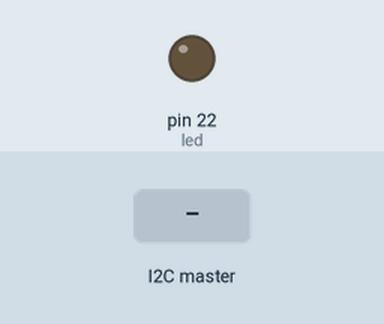
A sketch run on a simulated Arduino Mega 2560, built with avr-gcc and run on an emulated ATmega2560. Shown: output pins drawn as LEDs (lit = HIGH). Inputs (shaded band) come from the test bench.

Above: at 1.2 s.
1.3 s: the I2C master sends the byte 1
At 1.9 s:
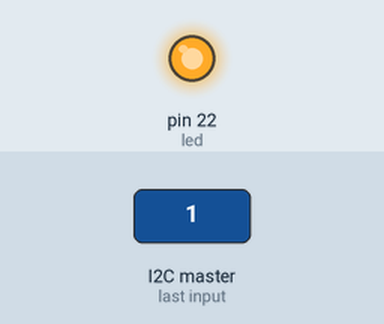
2.8 s: the I2C master sends the byte 0
At 3.1 s:
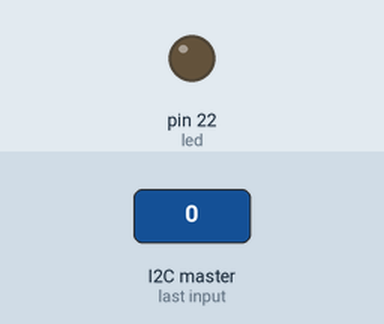
4.3 s: the I2C master sends the byte 2
At 5.4 s:
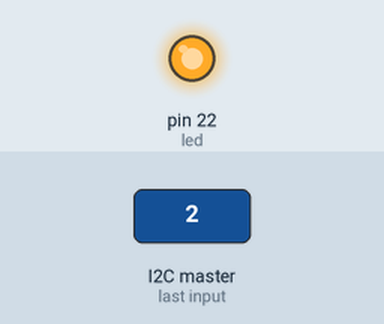
Timing chart, 0 to 7.3 s (numbered marks = the images above; inputs shaded):
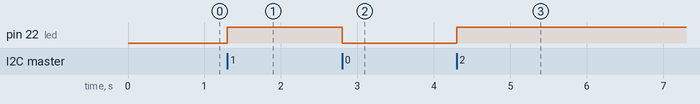

Measured:
- after the input at 1.3 s, pin 22 (led): LOW → HIGH at once
- after the input at 2.8 s, pin 22 (led): HIGH → LOW at once
- after the input at 4.3 s, pin 22 (led): LOW → HIGH at once

The sketch:

arduinoslave.ino
```cpp
#include <Wire.h>
#include <LiquidCrystal_I2C.h>
#define  led 22
#define  pot A0

void setup() {
  pinMode(led,OUTPUT);
  pinMode(pot,INPUT);

  // Join I2C bus as slave with address 7
  Wire.begin(0x8);

  // Call receiveEvent when data received
  Wire.onReceive(receiveEvent);

  // Setup pin 22 as output and turn LED off
  digitalWrite(led, 0);

  //evento de entrada
  Wire.onRequest(prenrasp);

  Serial.begin(9600);
}

void prenrasp(){
    int x = analogRead(pot);
    x= map(x, 0, 1023, 0, 255);
    Serial.println(x);
    Wire.write(x);
}

// Function that executes whenever data is received from master
void receiveEvent(int howMany) {
  while (Wire.available()) { // loop through all but the last
    char c = Wire.read(); // receive byte as a character
    digitalWrite(led, c);
  }
}

void loop() {
  delay(100);
}
```
